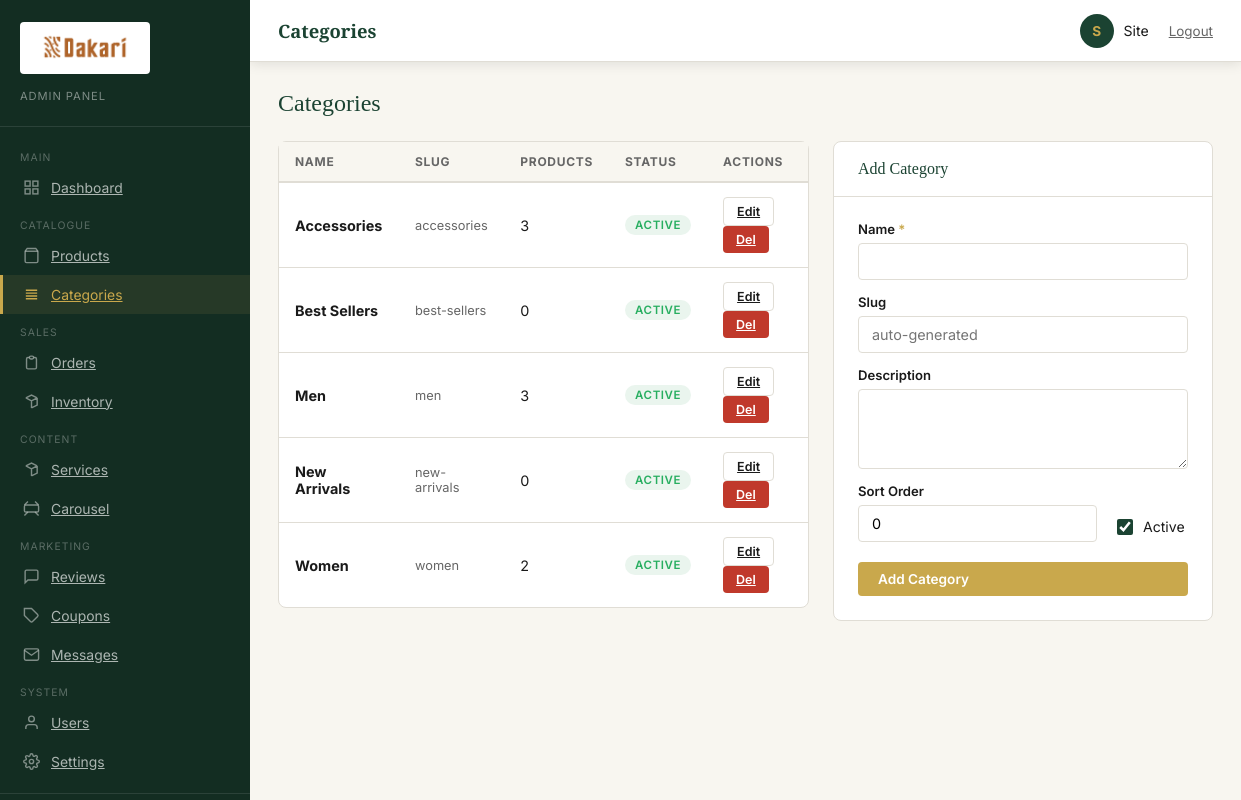
Screenshot of /admin/categories.php (signed in) with the database file from the repository.
### tables this page shows
CREATE TABLE IF NOT EXISTS categories (
    id          INT UNSIGNED AUTO_INCREMENT PRIMARY KEY,
    name        VARCHAR(120) NOT NULL,
    slug        VARCHAR(140) NOT NULL UNIQUE,
    description TEXT,
    image       VARCHAR(255),
    parent_id   INT UNSIGNED DEFAULT NULL,
    sort_order  INT NOT NULL DEFAULT 0,
    is_active   TINYINT(1) NOT NULL DEFAULT 1,
    created_at  DATETIME NOT NULL DEFAULT CURRENT_TIMESTAMP
);

### includes/functions.php (called while the page is built, shortened)
<?php
if (!function_exists('db')) {
    function db(): mysqli {
        static $conn = null;
        if ($conn === null) {
            $conn = new mysqli(DB_HOST, DB_USER, DB_PASS, DB_NAME);
            $conn->set_charset(DB_CHARSET);
        }
        return $conn;
    }
}
if (!function_exists('query')) {
    function query(string $sql, string $types = '', ...$params): mysqli_result|bool {
        $db   = db();
        $stmt = $db->prepare($sql);
        $stmt->execute();
        $result = $stmt->get_result();
        return $result !== false ? $result : true;
    }
}
if (!function_exists('fetchAll')) {
    function fetchAll(string $sql, string $types = '', ...$params): array {
        $result = query($sql, $types, ...$params);
        if ($result instanceof mysqli_result) {
            return $result->fetch_all(MYSQLI_ASSOC);
        }
        return [];
    }
}
function e(string $s): string { return htmlspecialchars($s, ENT_QUOTES, 'UTF-8'); }

### admin/categories.php (the view, shortened to what this page needs)
<?php
$cats = fetchAll('SELECT c.*,(SELECT COUNT(*) FROM products p WHERE p.category_id=c.id AND p.is_active=1) as product_count FROM categories c ORDER BY sort_order,name');
$edit = isset($_GET['edit']) ? fetchOne('SELECT * FROM categories WHERE id=?','i',(int)$_GET['edit']) : null;
include __DIR__ . '/includes/admin_header.php';
?>
<div class="page-header"><div><div class="page-title">Categories</div></div></div>
<div style="display:grid;grid-template-columns:1fr 380px;gap:24px;align-items:start">
    <div class="card">
        <div class="table-responsive">
            <table class="data-table">
                <thead><tr><th>Name</th><th>Slug</th><th>Products</th><th>Status</th><th>Actions</th></tr></thead>
                <tbody>
                <?php foreach ($cats as $c): ?>
                <tr>
                    <td><strong><?= e($c['name']) ?></strong></td>
                    <td style="font-size:.8rem;color:var(--text-muted)"><?= e($c['slug']) ?></td>
                    <td><?= $c['product_count'] ?></td>
                    <td><span class="status-badge <?= $c['is_active']?'status-active':'status-inactive' ?>"><?= $c['is_active']?'Active':'Hidden' ?></span></td>
                    <td>
                        <a href="categories.php?edit=<?= $c['id'] ?>" class="btn btn-sm btn-outline">Edit</a>
                        <a href="categories.php?delete=<?= $c['id'] ?>" class="btn btn-sm btn-danger" data-confirm="Delete category '<?= e($c['name']) ?>'?">Del</a>
                    </td>
                </tr>
                <?php endforeach; ?>
                </tbody>
            </table>
        </div>
    </div>
    <div class="card">
        <div class="card-header"><span class="card-title"><?= $edit?'Edit Category':'Add Category' ?></span></div>
        <div class="card-body">
            <form method="post" action="categories.php">
                <div class="form-group" style="margin-bottom:14px"><label class="form-label">Name <span class="req">*</span></label><input type="text" name="name" class="form-control" value="<?= e($edit['name']??'') ?>" required></div>
                <div class="form-group" style="margin-bottom:14px"><label class="form-label">Slug</label><input type="text" name="slug" class="form-control" value="<?= e($edit['slug']??'') ?>" placeholder="auto-generated"></div>
                <div class="form-group" style="margin-bottom:14px"><label class="form-label">Description</label><textarea name="description" class="form-control" style="min-height:80px"><?= e($edit['description']??'') ?></textarea></div>
                <div class="form-row">
                    <div class="form-group"><label class="form-label">Sort Order</label><input type="number" name="sort_order" class="form-control" value="<?= e($edit['sort_order']??0) ?>"></div>
                    <div class="form-group" style="justify-content:center"><label class="form-check" style="margin-top:28px"><input type="checkbox" name="is_active" <?= empty($edit)||$edit['is_active']?'checked':'' ?>><label>Active</label></label></div>
                </div>
                <button type="submit" class="btn btn-gold" style="width:100%"><?= $edit?'Update':'Add Category' ?></button>
            </form>
        </div>
    </div>
</div>
<?php include __DIR__ . '/includes/admin_footer.php'; ?>

### assets/css/admin.css (style rules this page uses)
*, *::before, *::after { box-sizing: border-box; margin: 0; padding: 0; }
:root { --green: #1B4332; --green-dark: #132d22; --green-mid: #2d6a4f; --gold: #C9A84C; --gold-dark: #a8873a; --white: #ffffff; --off-white: #f8f6f0; --light: #f2f0ea; --border: #e0ddd5; --text: #1a1a1a; --text-muted: #666; --sidebar-w: 250px; --header-h: 62px; --font-serif: 'Playfair Display', Georgia, serif; --font-sans: 'Inter', system-ui, sans-serif; --radius: 4px; --radius-lg: 8px; --shadow: 0 2px 12px rgba(0,0,0,.10); --transition: .2s ease; }
body { font-family: var(--font-sans); color: var(--text); background: var(--off-white); display: flex; }
.page-header { display: flex; align-items: center; justify-content: space-between; margin-bottom: 24px; flex-wrap: wrap; gap: 12px; }
.page-title { font-family: var(--font-serif); font-size: 1.5rem; color: var(--green); }
.card { background: var(--white); border: 1px solid var(--border); border-radius: var(--radius-lg); }
.card-header { padding: 18px 24px; border-bottom: 1px solid var(--border); display: flex; align-items: center; justify-content: space-between; }
.card-title { font-family: var(--font-serif); font-size: 1rem; color: var(--green); }
.card-body { padding: 24px; }
.table-responsive { overflow-x: auto; }
.data-table { width: 100%; border-collapse: collapse; }
.data-table th { text-align: left; padding: 12px 16px; font-size: .75rem; text-transform: uppercase; letter-spacing: .06em; color: var(--text-muted); border-bottom: 2px solid var(--border); white-space: nowrap; background: var(--off-white); }
.data-table td { padding: 14px 16px; border-bottom: 1px solid var(--border); font-size: .9rem; vertical-align: middle; }
.data-table tr:last-child td { border-bottom: none; }
.status-badge { display: inline-block; padding: 3px 10px; border-radius: 20px; font-size: .72rem; font-weight: 600; text-transform: uppercase; letter-spacing: .05em; }
.status-active { background: #eaf5ee; color: #27ae60; }
.btn { display: inline-flex; align-items: center; gap: 6px; padding: 9px 20px; font-size: .85rem; font-weight: 600; border-radius: var(--radius); cursor: pointer; border: none; transition: var(--transition); font-family: var(--font-sans); }
.btn-gold { background: var(--gold); color: var(--white); }
.btn-outline { background: transparent; border: 1px solid var(--border); color: var(--text); }
.btn-danger { background: #c0392b; color: var(--white); }
.btn-sm { padding: 6px 13px; font-size: .78rem; }
.form-row { display: grid; grid-template-columns: 1fr 1fr; gap: 20px; margin-bottom: 20px; }
.form-group { display: flex; flex-direction: column; gap: 6px; }
.form-label { font-size: .82rem; font-weight: 600; color: var(--text); }
.form-label .req { color: var(--gold); }
.form-control { padding: 9px 13px; border: 1px solid var(--border); border-radius: var(--radius); font-size: .9rem; outline: none; transition: var(--transition); background: var(--white); font-family: var(--font-sans); }
textarea.form-control { min-height: 120px; resize: vertical; }
.form-check { display: flex; align-items: center; gap: 10px; cursor: pointer; }
.form-check input { accent-color: var(--green); width: 16px; height: 16px; }
.form-check label { font-size: .88rem; cursor: pointer; }

### rows the page displays
categories: name "Accessories", slug "accessories", product_count "3", is_active "ACTIVE"
categories: name "Best Sellers", slug "best-sellers", product_count "0", is_active "ACTIVE"
categories: name "Men", slug "men", product_count "3", is_active "ACTIVE"
categories: name "New Arrivals", slug "new-arrivals", product_count "0", is_active "ACTIVE"
categories: name "Women", slug "women", product_count "2", is_active "ACTIVE"

### other values shown
$admin_page_title "Categories"
substr($_SESSION['user_name'] ?? 'A', 0, 1) "S"
$_SESSION['user_name'] "Site"
